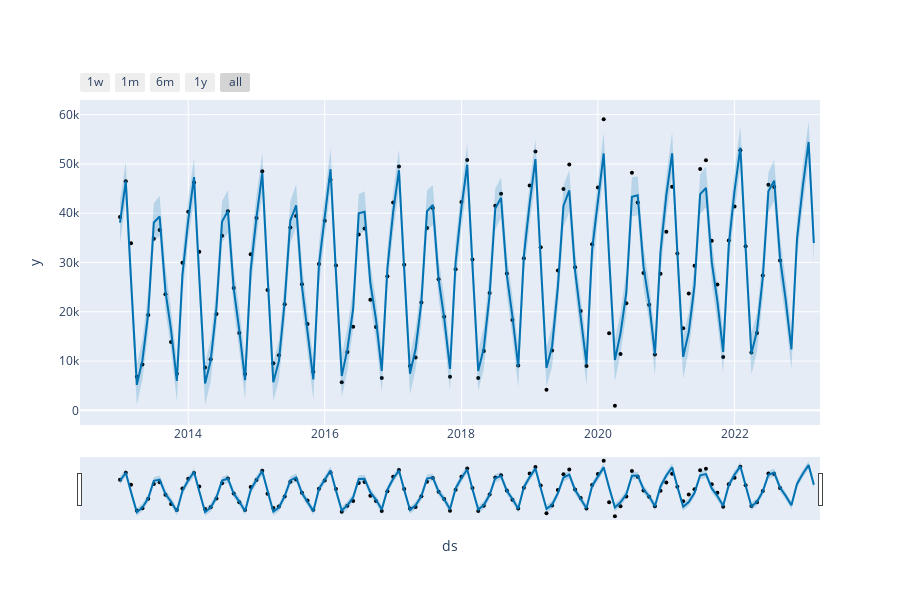

This figure's notebook cell:
### Code cell
#really cool interactive graphs!! I suggest trying it out!
from prophet.plot import plot_plotly, plot_components_plotly
plot_plotly(m, fcst)
